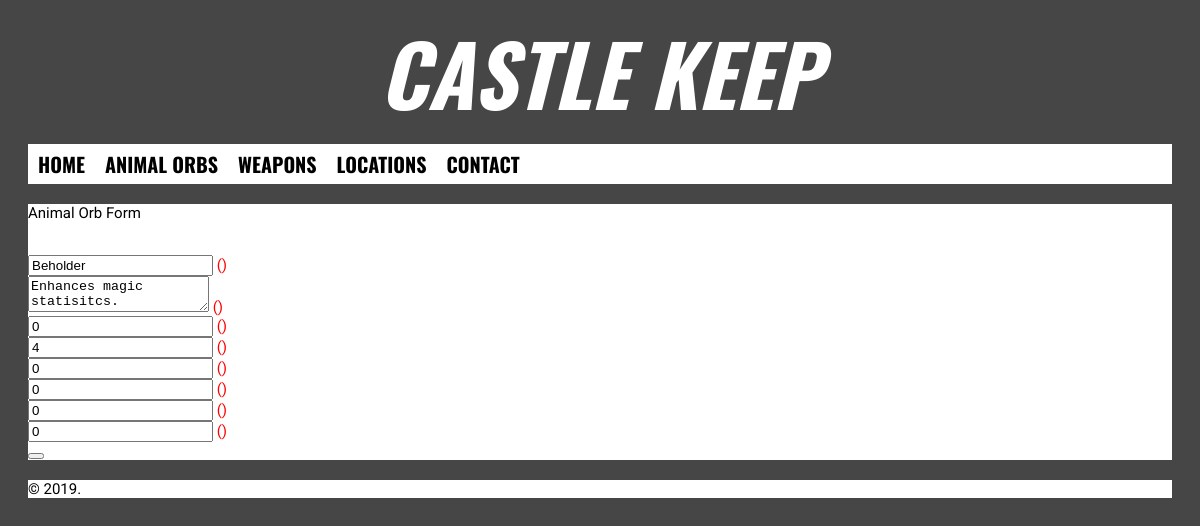
Screenshot of /edit_orb/1 with the database file from the repository.
### app/models.py (models this page shows)
class Orb(db.Model):
    __tablename__ = 'Orb'
    id = db.Column(db.Integer, primary_key=True, nullable=False)
    name = db.Column(db.String(100), nullable=False)
    locationid = db.Column(db.Integer, db.ForeignKey('Location.id'), nullable=False)
    description = db.Column(db.String(2000))
    cost = db.Column(db.Integer)
    req = db.Column(db.String(1000))
    magicBonus = db.Column(db.Integer)
    strengthBonus = db.Column(db.Integer)
    defenseBonus = db.Column(db.Integer)
    agilityBonus = db.Column(db.Integer)
    xpBonus = db.Column(db.Integer)

### app/routes.py (the view)
@app.route('/edit_orb/<id>', methods=['GET', 'POST'])
def edit_orb(id):
    form = Edit_Orb()
    orb = Orb.query.filter_by(id=id).first()
    form.name.data = orb.name
    form.description.data = orb.description
    form.cost.data = orb.cost
    form.req.data = orb.req
    form.magicBonus.data = orb.magicBonus
    form.strengthBonus.data = orb.strengthBonus
    form.defenseBonus.data = orb.defenseBonus
    form.agilityBonus.data = orb.agilityBonus
    form.xpBonus.data = orb.xpBonus
    if form.validate_on_submit():
        xorb = Orb()
        xorb.name = form.name.data
        xorb.description = form.description.data
        xorb.cost = form.cost.data
        xorb.req = form.req.data
        xorb.magicBonus = form.magicBonus.data
        xorb.strengthBonus = form.strengthBonus.data
        xorb.defenseBonus = form.defenseBonus.data
        xorb.agilityBonus = form.agilityBonus.data
        xorb.xpBonus = form.xpBonus.data
        db.session.add(xorb)
        db.session.commit()
        return redirect(url_for('orb_details.html', id=orb.id))
    else:
        return render_template('edit_orb.html', form=form, title="Editing Orb")

### app/forms.py
class Edit_Orb(FlaskForm):
    name = TextField('name', validators=[DataRequired()])
    description = TextAreaField('description')
    cost = IntegerField('cost')
    req = TextAreaField('req')
    magicBonus = IntegerField('magicBonus')
    strengthBonus = IntegerField('strengthBonus')
    defenseBonus = IntegerField('defenseBonus')
    agilityBonus = IntegerField('agilityBonus')
    xpBonus = IntegerField('xpBonus')

### app/templates/edit_orb.html (shortened to what this page needs)
{% extends 'layout.html' %}
{% block content %}
<section>
  <p>Animal Orb Form</p><br>
  <form method="POST" enctype="multipart/form-data">
    {{ form.name}} <span style="color:red"> {{form.name.errors}} </span> <br>
    {{ form.description}} <span style="color:red"> {{form.description.errors}} </span> <br>
    {{ form.cost}} <span style="color:red"> {{form.req.errors}} </span> <br>
    {{ form.magicBonus}} <span style="color:red"> {{form.magicBonus.errors}} </span> <br>
    {{ form.strengthBonus}} <span style="color:red"> {{form.strengthBonus.errors}} </span> <br>
    {{ form.defenseBonus}} <span style="color:red"> {{form.defenseBonus.errors}} </span> <br>
    {{ form.agilityBonus}} <span style="color:red"> {{form.agilityBonus.errors}} </span> <br>
    {{ form.xpBonus}} <span style="color:red"> {{form.xpBonus.errors}} </span> <br>
    <button type="submit" value="Submit">
  </form>
</section>
{% endblock %}

### app/static/stylesheets/style.css (style rules this page uses)
html { background-color: #464646; color: #000000; font-family: 'Roboto', sans-serif; font-size: 15px; }
footer, nav, section { background-color: #FFFFFF; margin: 0 20px 20px 20px; }

### rows the page displays
Orb: name "Beholder", description "Enhances magic statisitcs.", cost "0", magicBonus "4", strengthBonus "0", defenseBonus "0", agilityBonus "0", xpBonus "0"
